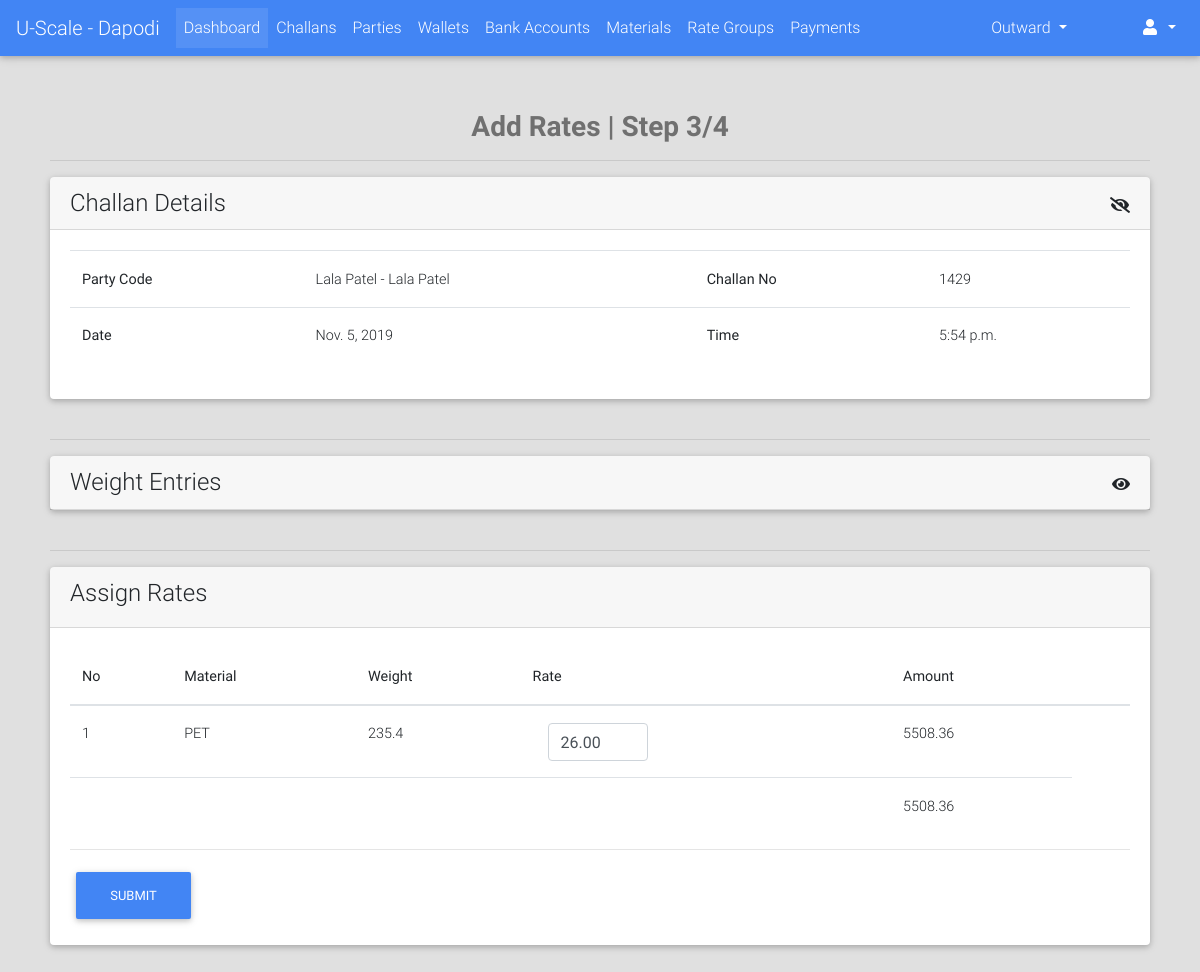
/challans/assign/rates/1429/ (signed in), run on the app's committed database.
### challans/models.py (models this page shows, shortened)
class Challan(models.Model):
    STATUS_CHOICES = (("PN", "Pending"), ("DN", "Done"))
    created_by = models.ForeignKey(User, on_delete=models.PROTECT)
    party = models.ForeignKey("parties.Party", on_delete=models.CASCADE)
    challan_no = models.PositiveIntegerField(blank=True, null=True)
    vehicle_details = models.CharField(max_length=128, blank=True, null=True)
    weights_amount = models.DecimalField(max_digits=9, decimal_places=2, default=decimal.Decimal(0.00))
    extra_charges = models.DecimalField(verbose_name="Kata Charges", max_digits=9, decimal_places=2,
                                        default=decimal.Decimal(0.00), validators=[MinValueValidator(limit_value=0), MaxValueValidator(limit_value=100)])
    round_amount = models.DecimalField(max_digits=4, decimal_places=2, default=decimal.Decimal(0.00), validators=[MinValueValidator(limit_value=-10), MaxValueValidator(limit_value=10)])
    total_amount = models.DecimalField(max_digits=9, decimal_places=2, default=decimal.Decimal(0.00), validators=[MinValueValidator(limit_value=0)])
    image = models.ImageField(upload_to="payments/", blank=True, null=True)
    extra_info = models.TextField(blank=True)
    created_on = models.DateTimeField(auto_now_add=True, editable=True)
    updated_on = models.DateTimeField(auto_now=True, editable=True)
    is_entries_done = models.BooleanField(default=False)
    is_reports_done = models.BooleanField(default=False)
    is_rates_assigned = models.BooleanField(default=False)
    is_payed = models.BooleanField(default=False)
    status = models.CharField(max_length=2, choices=STATUS_CHOICES, default="PN")

class Weight(models.Model):
    STATUS_CHOICES = (("PN", "Pending"), ("DN", "Done"))
    challan = models.ForeignKey("Challan", on_delete=models.CASCADE)
    material = models.ForeignKey("materials.Material", on_delete=models.CASCADE)
    total_weight = models.FloatField(validators=[MinValueValidator(0.00)], default=0.00)
    rate_per_unit = models.DecimalField(max_digits=5, decimal_places=2, null=True, blank=True)
    amount = models.DecimalField(max_digits=9, decimal_places=2, default=0.00)
    updated_on = models.DateTimeField(auto_now=True)
    stock_weight = models.FloatField(validators=[MinValueValidator(0.00)], default=0.00)
    status = models.CharField(max_length=2, choices=STATUS_CHOICES, default="PN")
    class Meta:
        unique_together = ("challan", "material")

### parties/models.py (models this page shows, shortened)
class Party(models.Model):
    RATE_TYPE_CHOICES = (("GR", "Group Rate"), ("IR", "Individual Rate"))
    rate_type = models.CharField(max_length=2, choices=RATE_TYPE_CHOICES)
    rate_group = models.ForeignKey("rates.RateGroup", on_delete=models.PROTECT, blank=True, null=True)
    name = models.CharField(max_length=128)
    party_code = models.CharField(max_length=32, blank=True)
    address = models.TextField(blank=True)
    phone = models.CharField(max_length=13)
    whatsapp = models.CharField(max_length=13, blank=True)
    email = models.EmailField(blank=True, null=True)
    extra_info = models.TextField(blank=True)
    is_wallet_party = models.BooleanField(default=False)
    is_active = models.BooleanField(default=True)
    @property
    def get_display_text(self):
        return self.name
    class Meta:
        verbose_name = "Party"
        verbose_name_plural = "Parties"

### materials/models.py (models this page shows, shortened)
class Material(models.Model):
    name = models.CharField(max_length=64)
    attribute = models.CharField(max_length=6, blank=True)
    material_code = models.CharField(max_length=12)
    extra_info = models.TextField(blank=True)
    has_report = models.BooleanField(default=False)
    merge_material = models.ForeignKey("self", related_name="merge_materials", on_delete=models.SET_NULL, blank=True, null=True)
    up_rate = models.FloatField(default=1.0, validators=[MinValueValidator(limit_value=0.1)])
    default_rate = models.FloatField(default=1.0, validators=[MinValueValidator(limit_value=0.1)])
    down_rate = models.FloatField(default=1.0, validators=[MinValueValidator(limit_value=0.1)])
    is_active = models.BooleanField(default=True)
    def __str__(self):
        return self.name
    @property
    def get_display_text(self):
        return self.name

### challans/views.py (the view, shortened to what this page needs)
# urls.py: url(r'^assign/rates/(?P<challan_no>[0-9a-zA-Z-]+)/$', views.assign_rates, name="assign_rates"),
@login_required
def assign_rates(request, challan_no):
    challan = get_object_or_404(Challan, challan_no=challan_no, is_entries_done=True)
    if challan.is_rates_assigned:
        return redirect(challan.get_payment_add_url)
    WeightFormSet = inlineformset_factory(Challan, Weight, form=WeightForm, extra=0, can_delete=False)
    formset = WeightFormSet(instance=challan)
    context = {"challan": challan, "formset": formset}
    return render(request, "challans/assign_rates.html", context)

### portal/templates/challans/assign_rates.html (shortened to what this page needs)
{% extends "portal/base.html" %}
{% load crispy_forms_tags %}
{% block content %}
    <div class="container" style="padding: 50px 20px">
       <div class="heading" id="heading">
            <h3 class="text-black-50 font-weight-bold text-center">Add Rates | Step 3/4</h3>
            <hr>
        </div>
        <div class="card">
            <div class="card-header">
                <div class="row">
                    <div class="col-lg-6">
                        <h4 class="float-left m-auto">Challan Details</h4>
                    </div>
                    <div class="col-lg-6">
                        <i class="fa fa-eye-slash mt-2 float-right" id="challan_details_toggle"></i>
                    </div>
                </div>
            </div>
            <div class="card-body" id="challanDetails">
                <table class="table">
                    <tbody>
                        <tr>
                            <th>Party Code</th>
                            <td>{{ challan.party.name }} - {{ challan.party.get_display_text }}</td>
                            <th>Challan No</th>
                            <td>{{ challan.challan_no }}</td>
                        </tr>
                        <tr>
                            <th>Date</th>
                            <td>{{ challan.created_on.date }}</td>
                            <th>Time</th>
                            <td>{{ challan.created_on.time }}</td>
                        </tr>
                    </tbody>
                </table>
            </div>
        </div>
        <br><hr>
        {% if challan.weight_set.exists %}
            <div>
                <div class="card">
                    <div class="card-header">
                        <div class="row">
                            <div class="col-lg-6">
                                <h4 class="float-left m-auto">Weight Entries</h4>
                            </div>
                            <div class="col-lg-6">
                                <i class="fa fa-eye mt-2 float-right" id="entries_toggle"></i>
                            </div>
                        </div>
                    </div>
                </div>
            <br>
            <hr>
            </div>
        {% endif %}
    {% if formset %}
        <div class="">
            <div class="card">
                <div class="card-header">
                    <h4>Assign Rates</h4>
                </div>
                <div class="card-body">
                    <div class="tempForm">
                        <table class="table">
                            <thead>
                                <th>No</th>
                                <th>Material</th>
                                <th>Weight</th>
                                <th>Rate</th>
                                <th>Amount</th>
                                <th></th>
                            </thead>
                            {% for form in formset %}
                                <tr>
                                    <td>{{ forloop.counter }}</td>
                                    <td>{{ form.instance.material }}</td>
                                    <td class="tempWeight" id="tempWeight_{{ forloop.counter }}">{{ form.instance.total_weight }}</td>
                                    <td>
                                        <div class="col-lg-3">
                                            <input required style="width: 100px" is_focused="false" min="{{ form.instance.material.down_rate }}" max="{{ form.instance.material.up_rate }}" onfocus="makeFocused(this);" type="number" step="0.1" value="{{ form.rate_per_unit.initial }}" formset_order="{{ forloop.counter }}" target_id="{{ form.rate_per_unit.auto_id }}" class="tempInput form-control">
                                        </div>
                                    </td>
                                    <td class="tempAmount" id="tempAmount_{{ forloop.counter }}">{{ form.instance.amount }}</td>
                                </tr>
                            {% endfor %}
                            <tr>
                                <td></td>
                                <td></td>
                                <td></td>
                                <td></td>
                                <td><span id="temp_total_amount">0</span></td>
                            </tr>
                        </table>
                        <hr>
                        <button class="btn btn-primary" id="formsetSubmitBtn">Submit</button>
                    </div>
                </div>
            </div>
        </div>
    {% endif %}
{% endblock %}

### data on the page
Challan: party.name "Lala Patel", party.get_display_text "Lala Patel", challan_no "1429", created_on "Nov. 5, 2019", created_on.time "5:54 p.m."
Weight: instance.material "PET", instance.total_weight "235.4", rate_per_unit.initial "26.00", instance.amount "5508.36"
